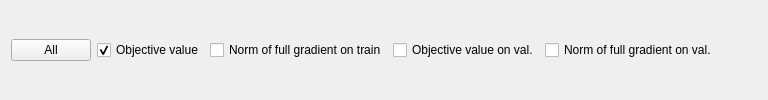
                <widget class="QWidget" name="widget_2" native="true">
                 <layout class="QHBoxLayout" name="horizontalLayout">
                  <item>
                   <widget class="QPushButton" name="btnTrackAll">
                    <property name="text">
                     <string>All</string>
                    </property>
                   </widget>
                  </item>
                  <item>
                   <widget class="QCheckBox" name="cbxTrackObjectiveFunctionValueTrain">
                    <property name="text">
                     <string>Objective value</string>
                    </property>
                    <property name="checked">
                     <bool>true</bool>
                    </property>
                   </widget>
                  </item>
                  <item>
                   <widget class="QCheckBox" name="cbxTrackNormFullGradientTrain">
                    <property name="text">
                     <string>Norm of full gradient on train</string>
                    </property>
                    <property name="checked">
                     <bool>false</bool>
                    </property>
                   </widget>
                  </item>
                  <item>
                   <widget class="QCheckBox" name="cbxTrackObjectiveFunctionValueVal">
                    <property name="text">
                     <string>Objective value on val.</string>
                    </property>
                    <property name="checked">
                     <bool>false</bool>
                    </property>
                   </widget>
                  </item>
                  <item>
                   <widget class="QCheckBox" name="cbxTrackNormFullGradientVal">
                    <property name="text">
                     <string>Norm of full gradient on val.</string>
                    </property>
                    <property name="checked">
                     <bool>false</bool>
                    </property>
                   </widget>
                  </item>
                  <item>
                   <spacer name="horizontalSpacer">
                    <property name="orientation">
                     <enum>Qt::Horizontal</enum>
                    </property>
                    <property name="sizeHint" stdset="0">
                     <size>
                      <width>40</width>
                      <height>20</height>
                     </size>
                    </property>
                   </spacer>
                  </item>
                 </layout>
                </widget>
